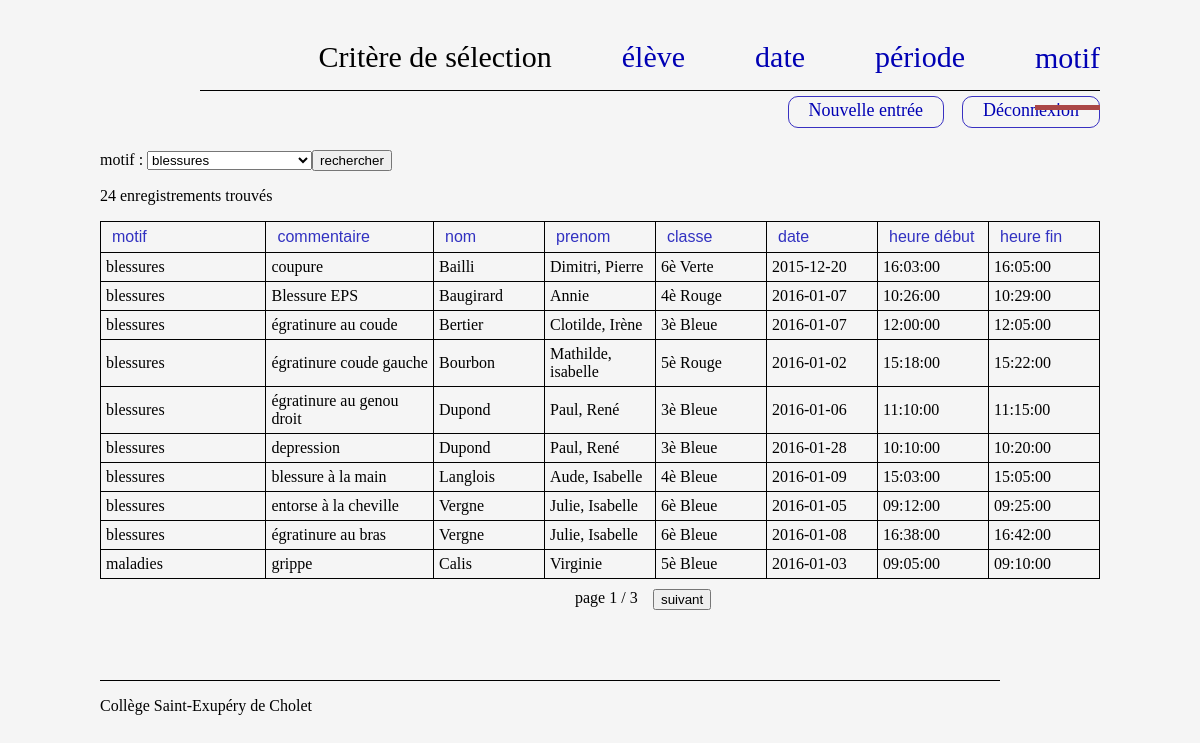
The app's page /motif/index.php (signed in) with its own data.
### tables this page shows
CREATE TABLE IF NOT EXISTS `passage` (
  `id` int(4) NOT NULL AUTO_INCREMENT,
  `date` date NOT NULL,
  `heureDebut` time NOT NULL,
  `heureFin` time NOT NULL,
  `commentaire` varchar(255) NOT NULL,
  `idEleve` int(2) NOT NULL,
  `idMotif` int(3) NOT NULL,
  PRIMARY KEY (`id`),
  KEY `idEleve` (`idEleve`),
  KEY `idMotif` (`idMotif`)
);

CREATE TABLE IF NOT EXISTS `motif` (
  `id` int(3) NOT NULL AUTO_INCREMENT,
  `typeMotif` varchar(100) NOT NULL,
  PRIMARY KEY (`id`)
);

CREATE TABLE IF NOT EXISTS `eleve` (
  `id` int(3) NOT NULL AUTO_INCREMENT,
  `nom` varchar(25) NOT NULL,
  `prenom` varchar(25) NOT NULL,
  `prenom2` varchar(25) NOT NULL,
  `id_classe` int(2) NOT NULL,
  PRIMARY KEY (`id`),
  KEY `id_classe` (`id_classe`)
);

CREATE TABLE IF NOT EXISTS `classe` (
  `id` int(2) NOT NULL AUTO_INCREMENT,
  `libelleClasse` char(20) NOT NULL,
  PRIMARY KEY (`id`)
);

### motif/index.php (the view, shortened to what this page needs)
<!DOCTYPE html PUBLIC "-//W3C//DTD HTML 4.01//EN">
<html>
<head>
		<?php include '../header.php';  ?>
</head>
<body>
<?php include "../nav.php";
?>
		<div class="page">
			<form method="post" action="http://localhost/infirmerie/motif/">
				<label for="motif">motif : </label>
				<select name="motif">
				    <option value="blessures" selected="selected">blessures</option>
				<input type="submit" value="rechercher"/>
			</form>
			<?php
				try
				{
					$bdd = new PDO('mysql:host=localhost;dbname=infirmerie15;charset=utf8', 'root', '');
				}
				catch(Exception $e)
				{
					die('Erreur : '.$e->getMessage());
				}
				$nombreEnregistrement=0;
				$req = $bdd->prepare(
					'SELECT COUNT(*) as "nb"
					FROM passage P, eleve E, classe C, motif M
					Where P.idEleve=E.id
					AND E.id_Classe=C.id
					AND M.id=P.idMotif
					AND typeMotif LIKE ?');
				$req->execute(array('%' . $_POST['motif'].'%'));
				while ($donnees = $req->fetch())
				{
					$nombreEnregistrement=$donnees['nb'];
				}
				?>
					<p><?php echo $nombreEnregistrement; ?> enregistrement<?php if($nombreEnregistrement>1) echo 's'; ?> trouvé<?php if($nombreEnregistrement>1) echo 's'; ?></p>
				<?php
				if($nombreEnregistrement>=1)
				{
					$nombrePage=ceil($nombreEnregistrement/10);
					?>
						<table class="tableauEleve">
							<tr class="titre">
								<td style="width: 200px;"><form action="http://localhost/infirmerie/motif/" method="post"> <input type="submit" value="motif" /></form></td>
								<td style="width: 200px;"><form action="http://localhost/infirmerie/motif/" method="post"> <input type="submit" value="commentaire" /></form></td>
								<td><form action="http://localhost/infirmerie/motif/" method="post"> <input type="submit" value="nom" /></form></td>
								<td><form action="http://localhost/infirmerie/motif/" method="post"> <input type="submit" value="prenom" /></form></td>
								<td><form action="http://localhost/infirmerie/motif/" method="post"> <input type="submit" value="classe" /></form></td>
								<td><form action="http://localhost/infirmerie/motif/" method="post"> <input type="submit" value="date" /></form></td>
								<td><form action="http://localhost/infirmerie/motif/" method="post"> <input type="submit" value="heure début" /></form></td>
								<td><form action="http://localhost/infirmerie/motif/" method="post"> <input type="submit" value="heure fin" /></form></td>
								</tr>
					<?php
					$req = $bdd->prepare('SELECT nom, prenom, prenom2, libelleClasse, date, heureDebut, heureFin, typeMotif, commentaire
						FROM passage P, eleve E, classe C, motif M
						Where P.idEleve=E.id
						AND E.id_Classe=C.id
						AND M.id=P.idMotif
						AND typeMotif LIKE ?
						ORDER BY `' . str_replace('`', '``', $_POST['trier']) . '`' . str_replace('`', '``', $_POST['sens']) . ', typeMotif, nom, prenom, date, heureDebut
						LIMIT ' . str_replace('`', '``', $_POST['premierEnregristrement']) . ', 10
						');
					$req->execute(array('%' . $_POST['motif'].'%'));
					if (!$req)
					{
					    echo "la requête ne fonctionne pas";
					} else
					{
					    while ($donnees = $req->fetch())
					    {
					        ?>
							<tr class="enregistrement">
								<td style="width: 200px;"><?php echo $donnees['typeMotif'];?></td>
								<td style="width: 200px;"><?php echo $donnees['commentaire'];?></td>
								<td><?php echo $donnees['nom'];?></td>
								<td><?php echo $donnees['prenom']; if(!empty($donnees['prenom2'])) { echo ', ' . $donnees['prenom2'];}?></td>
								<td><?php echo $donnees['libelleClasse'];?></td>
								<td><?php echo $donnees['date'];?></td>
								<td><?php echo $donnees['heureDebut'];?></td>
								<td><?php echo $donnees['heureFin'];?></td>
							</tr>
							<?php
					    }
					}
					?>
						</table>
						<div class="diffPage">
							<div class="precedent">
							</div>
							<div class="Nbpage">
							<span >page <?php echo $_POST['page'] . " / " . $nombrePage; ?></span>
							</div>
							<div class="suivent">
								<?php
								if($nombrePage>$_POST['page'])
								{
									?>
										<form  action="http://localhost/infirmerie/motif/" method="post"> <input type="submit" value="suivant" /></form>
									<?php
								}
								?>
							</div>
						</div>
					<?php
				}
				else
				{
					?>
						<p class="alerteViolet">Aucun passage à l'infirmerie n'est enregistré pour cet(te) élève</p>
					<?php
				}
			?>
			<?php include('..\footer.php'); ?>
		</div>
	</body>
</html>

### style.css (style rules this page uses)
body { display: block; position: absolute; top: 0px; bottom: 0px; left: 0px; right: 0px; width: 1000px; margin: auto; background: rgba(0, 0, 0, 0.04); }
.page { display: block; position: absolute; top: 150px; width: 100%; }
.tableauEleve { margin: center; min-width: 100%; max-width: 100%; border-collapse: collapse; }
.tableauEleve td { min-width: 100px; border: solid black 1px; padding: 5px; }
.titre input, .titre input :link, .titre input :active, .titre input :visited { text-decoration: none!important; color: rgba(0, 0, 180, 0.8); border: none; background: none; font-size: 16px; width: 100%; height: 100%; text-align: left; }
.titre td { font-weight: bold; }
.precedent { display: flex; flex-wrap: wrap; width: 100px; }
.suivent { display: flex; flex-wrap: wrap; width: 70px; }
.Nbpage { display: flex; flex-wrap: wrap; width: 78px; }
.diffPage { display: block; margin: auto; width: 250px; padding: 10px; padding-bottom: 20px; display: flex; flex-wrap: wrap; }

### records on screen
passage: idMotif.typeMotif "blessures", commentaire "coupure", idEleve.nom "Bailli", idEleve.prenom "Dimitri", idEleve.prenom2 "Pierre", classe.libelleClasse "6è Verte", date "2015-12-20", heureDebut "16:03:00", heureFin "16:05:00"
passage: idMotif.typeMotif "blessures", commentaire "Blessure EPS", idEleve.nom "Baugirard", idEleve.prenom "Annie", classe.libelleClasse "4è Rouge", date "2016-01-07", heureDebut "10:26:00", heureFin "10:29:00"
passage: idMotif.typeMotif "blessures", commentaire "égratinure au coude", idEleve.nom "Bertier", idEleve.prenom "Clotilde", idEleve.prenom2 "Irène", classe.libelleClasse "3è Bleue", date "2016-01-07", heureDebut "12:00:00", heureFin "12:05:00"
passage: idMotif.typeMotif "blessures", commentaire "égratinure coude gauche", idEleve.nom "Bourbon", idEleve.prenom "Mathilde", idEleve.prenom2 "isabelle", classe.libelleClasse "5è Rouge", date "2016-01-02", heureDebut "15:18:00", heureFin "15:22:00"
passage: idMotif.typeMotif "blessures", commentaire "égratinure au genou droit", idEleve.nom "Dupond", idEleve.prenom "Paul", idEleve.prenom2 "René", classe.libelleClasse "3è Bleue", date "2016-01-06", heureDebut "11:10:00", heureFin "11:15:00"
passage: idMotif.typeMotif "blessures", commentaire "depression", idEleve.nom "Dupond", idEleve.prenom "Paul", idEleve.prenom2 "René", classe.libelleClasse "3è Bleue", date "2016-01-28", heureDebut "10:10:00", heureFin "10:20:00"
passage: idMotif.typeMotif "blessures", commentaire "blessure à la main", idEleve.nom "Langlois", idEleve.prenom "Aude", idEleve.prenom2 "Isabelle", classe.libelleClasse "4è Bleue", date "2016-01-09", heureDebut "15:03:00", heureFin "15:05:00"
passage: idMotif.typeMotif "blessures", commentaire "entorse à la cheville", idEleve.nom "Vergne", idEleve.prenom "Julie", idEleve.prenom2 "Isabelle", classe.libelleClasse "6è Bleue", date "2016-01-05", heureDebut "09:12:00", heureFin "09:25:00"
passage: idMotif.typeMotif "blessures", commentaire "égratinure au bras", idEleve.nom "Vergne", idEleve.prenom "Julie", idEleve.prenom2 "Isabelle", classe.libelleClasse "6è Bleue", date "2016-01-08", heureDebut "16:38:00", heureFin "16:42:00"
passage: idMotif.typeMotif "maladies", commentaire "grippe", idEleve.nom "Calis", idEleve.prenom "Virginie", classe.libelleClasse "5è Bleue", date "2016-01-03", heureDebut "09:05:00", heureFin "09:10:00"

### other values on screen
$nombreEnregistrement "24"
$_POST['page'] "1"
$nombrePage "3"
